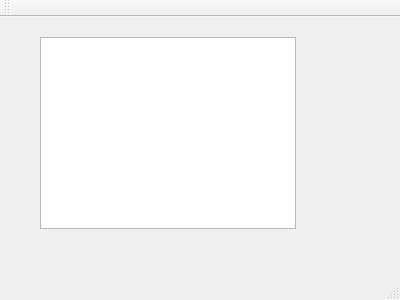
<?xml version="1.0" encoding="UTF-8"?>
<ui version="4.0">
 <class>MainWindow</class>
 <widget class="QMainWindow" name="MainWindow">
  <property name="geometry">
   <rect>
    <x>0</x>
    <y>0</y>
    <width>400</width>
    <height>300</height>
   </rect>
  </property>
  <property name="windowTitle">
   <string>MainWindow</string>
  </property>
  <widget class="QWidget" name="centralWidget">
   <widget class="QTableView" name="myTableView">
    <property name="geometry">
     <rect>
      <x>40</x>
      <y>20</y>
      <width>256</width>
      <height>192</height>
     </rect>
    </property>
   </widget>
  </widget>
  <widget class="QMenuBar" name="menuBar">
   <property name="geometry">
    <rect>
     <x>0</x>
     <y>0</y>
     <width>400</width>
     <height>20</height>
    </rect>
   </property>
  </widget>
  <widget class="QToolBar" name="mainToolBar">
   <attribute name="toolBarArea">
    <enum>TopToolBarArea</enum>
   </attribute>
   <attribute name="toolBarBreak">
    <bool>false</bool>
   </attribute>
  </widget>
  <widget class="QStatusBar" name="statusBar"/>
 </widget>
 <layoutdefault spacing="6" margin="11"/>
 <resources/>
 <connections/>
</ui>
